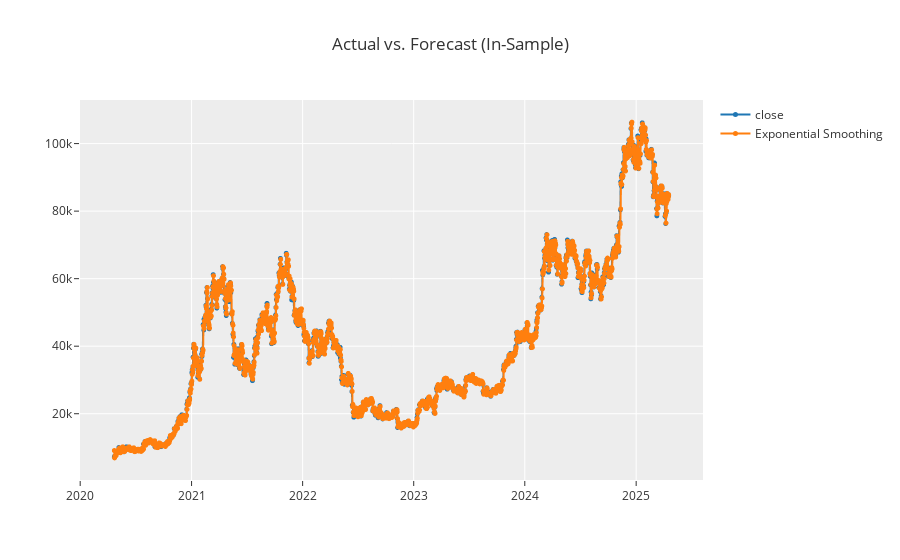
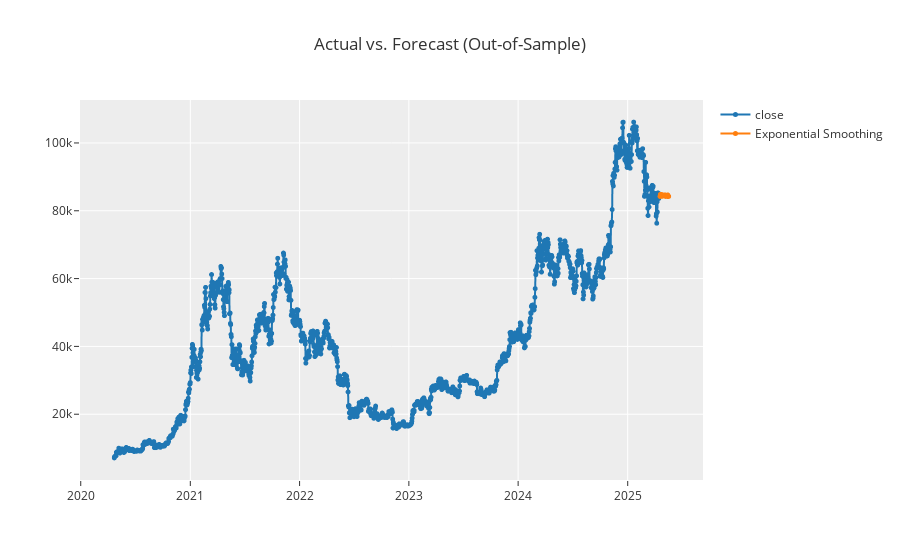

The cell these charts' notebook holds for them, in order:
### Code cell
# btc_test.index.to_period()
# test_data_period = btc_test.copy()
# test_data_period.index = test_data_period.index.to_period()
# y_pred_final = predict_model(final_auto_arima, X=test_data_period[['lag_1','lag_2']], fh=29)

# pred_final_dt = y_pred_final.index.to_timestamp()

# y_true_final_pred = btc_5y_close_df.loc[pred_final_dt.min():pred_final_dt.max()]
# y_true_final_pred["predictions"] = y_pred_final.values

# fig = px.line(y_true_final_pred, y=['close', 'predictions'], template='plotly_dark', labels={"value" : "close price $"})

# fig.show()

exp.plot_model(final_auto_arima, plot='insample')
exp.plot_model(final_auto_arima, plot='forecast')

### Figure 1 — Plotly figure (JSON) as saved in the notebook; plotly's stock layout.template omitted (floating-point values rounded to 4 significant figures; data arrays with more than 128 entries replaced by an {"elided": "..."} marker saying what was removed)
{"data": [{"line": {"color": "rgb(31, 119, 180)", "width": 2}, "marker": {"color": "rgb(31, 119, 180)", "size": 5}, "mode": "lines+markers", "name": "close", "type": "scattergl", "x": {"elided": "1823 str values"}, "xaxis": "x", "y": {"elided": "1823 float values"}, "yaxis": "y"}, {"line": {"color": "rgb(255, 127, 14)", "width": 2}, "marker": {"color": "rgb(255, 127, 14)", "size": 5}, "mode": "lines+markers", "name": "Exponential Smoothing", "type": "scattergl", "x": {"elided": "1823 str values"}, "xaxis": "x", "y": {"elided": "1823 float values"}, "yaxis": "y"}], "layout": {"showlegend": true, "title": {"text": "Actual vs. Forecast (In-Sample)"}, "xaxis": {"anchor": "y", "domain": [0, 1]}, "yaxis": {"anchor": "x", "domain": [0, 1]}}}

### Figure 2 — Plotly figure (JSON) as saved in the notebook; plotly's stock layout.template omitted (floating-point values rounded to 4 significant figures; data arrays with more than 128 entries replaced by an {"elided": "..."} marker saying what was removed)
{"data": [{"line": {"color": "rgb(31, 119, 180)", "width": 2}, "marker": {"color": "rgb(31, 119, 180)", "size": 5}, "mode": "lines+markers", "name": "close", "type": "scattergl", "x": {"elided": "1853 str values"}, "xaxis": "x", "y": {"elided": "1853 float values"}, "yaxis": "y"}, {"line": {"color": "rgb(255, 127, 14)", "width": 2}, "marker": {"color": "rgb(255, 127, 14)", "size": 5}, "mode": "lines+markers", "name": "Exponential Smoothing", "type": "scattergl", "x": {"elided": "1853 str values"}, "xaxis": "x", "y": {"elided": "1853 float values"}, "yaxis": "y"}], "layout": {"showlegend": true, "title": {"text": "Actual vs. Forecast (Out-of-Sample)"}, "xaxis": {"anchor": "y", "domain": [0, 1]}, "yaxis": {"anchor": "x", "domain": [0, 1]}}}
